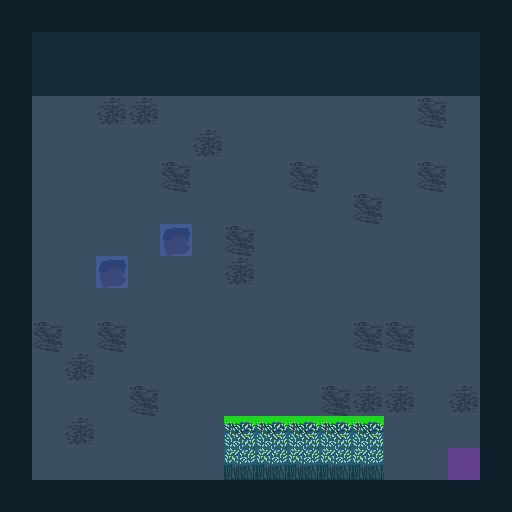

This game map was drawn from its Tiled (.tmx) file and the tilesets committed beside it. A one-line description and the full map source follow:
An orthogonal 16x16 tile map with 32x32 px tiles, 5 tile layers (FloorAuto_values, FloorAuto, Grass_values, Grass, ...), 6 tilesets and 2 objects (Chest, Enemy).

<map version="1.4" tiledversion="1.4.2" orientation="orthogonal" renderorder="right-down" compressionlevel="0" width="16" height="16" tilewidth="32" tileheight="32" infinite="0" backgroundcolor="#696A79" nextlayerid="7" nextobjectid="1"><tileset firstgid="1" name="MRMOTEXT" tilewidth="8" tileheight="8" tilecount="512" columns="32" objectalignment="topleft" margin="0" spacing="0"><image source="../../../images/MRMOTEXT.png" width="256" height="128" /></tileset><tileset firstgid="513" name="GrassClean" tilewidth="32" tileheight="32" tilecount="12" columns="3" objectalignment="topleft" margin="0" spacing="0"><image source="../../../images/GrassClean.png" width="87" height="122" /></tileset><tileset firstgid="525" name="TilesClean" tilewidth="32" tileheight="32" tilecount="920" columns="40" objectalignment="topleft" margin="0" spacing="0"><image source="../../../images/TilesClean.png" width="1280" height="736" /></tileset><tileset firstgid="1445" name="Regions" tilewidth="32" tileheight="32" tilecount="6" columns="6" objectalignment="topleft"><image source="Regions.intgrid.png" width="192" height="32" /></tileset><tileset firstgid="1451" name="Grass" tilewidth="32" tileheight="32" tilecount="2" columns="2" objectalignment="topleft"><image source="Grass.intgrid.png" width="64" height="32" /></tileset><tileset firstgid="1453" name="FloorAuto" tilewidth="32" tileheight="32" tilecount="9" columns="9" objectalignment="topleft"><image source="FloorAuto.intgrid.png" width="288" height="32" /></tileset><layer id="1" name="FloorAuto_values" width="16" height="16" opacity="1"><data encoding="csv">1455,1455,1455,1455,1455,1455,1455,1455,1455,1455,1455,1455,1455,1455,1455,1455,1455,1461,1461,1461,1461,1461,1461,1461,1461,1461,1461,1461,1461,1461,1461,1455,1455,1461,1461,1461,1461,1461,1461,1461,1461,1461,1461,1461,1461,1461,1461,1455,1455,1453,1453,1453,1453,1453,1453,1453,1453,1453,1453,1453,1453,1453,1453,1455,1455,1453,1453,1453,1453,1453,1453,1453,1453,1453,1453,1453,1453,1453,1453,1455,1455,1453,1453,1453,1453,1453,1453,1453,1453,1453,1453,1453,1453,1453,1453,1455,1455,1453,1453,1453,1453,1453,1453,1453,1453,1453,1453,1453,1453,1453,1453,1455,1455,1453,1453,1453,1453,1460,1453,1453,1453,1453,1453,1453,1453,1453,1453,1455,1455,1453,1453,1460,1453,1453,1453,1453,1453,1453,1453,1453,1453,1453,1453,1455,1455,1453,1453,1453,1453,1453,1453,1453,1453,1453,1453,1453,1453,1453,1453,1455,1455,1453,1453,1453,1453,1453,1453,1453,1453,1453,1453,1453,1453,1453,1453,1455,1455,1453,1453,1453,1453,1453,1453,1453,1453,1453,1453,1453,1453,1453,1453,1455,1455,1453,1453,1453,1453,1453,1453,1453,1453,1453,1453,1453,1453,1453,1453,1455,1455,1453,1453,1453,1453,1453,1453,1453,1453,1453,1453,1453,1453,1453,1453,1455,1455,1453,1453,1453,1453,1453,1453,1453,1453,1453,1453,1453,1453,1453,1453,1455,1455,1455,1455,1455,1455,1455,1455,1455,1455,1455,1455,1455,1455,1455,1455,1455</data></layer><layer id="2" name="FloorAuto" width="16" height="16" opacity="1"><data encoding="csv">568,568,568,568,568,568,568,568,568,568,568,568,568,568,568,568,568,662,662,662,662,662,662,662,662,662,662,662,662,662,662,568,568,662,662,662,662,662,662,662,662,662,662,662,662,662,662,568,568,990,990,1030,1030,990,990,990,990,990,990,990,990,989,990,568,568,990,990,990,990,990,1030,990,990,990,990,990,990,990,990,568,568,990,990,990,990,989,990,990,990,989,990,990,990,989,990,568,568,990,990,990,990,990,990,990,990,990,990,989,990,990,990,568,568,990,990,990,990,984,990,989,990,990,990,990,990,990,990,568,568,990,990,984,990,990,990,1030,990,990,990,990,990,990,990,568,568,990,990,990,990,990,990,990,990,990,990,990,990,990,990,568,568,989,990,989,990,990,990,990,990,990,990,989,989,990,990,568,568,990,1030,990,990,990,990,990,990,990,990,990,990,990,990,568,568,990,990,990,989,990,990,990,990,990,989,1030,1030,990,1030,568,568,990,1030,990,990,990,990,990,990,990,990,990,990,990,990,568,568,990,990,990,990,990,990,990,990,990,990,1030,990,990,990,568,568,568,568,568,568,568,568,568,568,568,568,568,568,568,568,568</data></layer><layer id="3" name="Grass_values" width="16" height="16" opacity="1"><data encoding="csv">0,0,0,0,0,0,0,0,0,0,0,0,0,0,0,0,0,0,0,0,0,0,0,0,0,0,0,0,0,0,0,0,0,0,0,0,0,0,0,0,0,0,0,0,0,0,0,0,0,0,0,0,0,0,0,0,0,0,0,0,0,0,0,0,0,0,0,0,0,0,0,0,0,0,0,0,0,0,0,0,0,0,0,0,0,0,0,0,0,0,0,0,0,0,0,0,0,0,0,0,0,0,0,0,0,0,0,0,0,0,0,0,0,0,0,0,0,0,0,0,0,0,0,0,0,0,0,0,0,0,0,0,0,0,0,0,0,0,0,0,0,0,0,0,0,0,0,0,0,0,0,0,0,0,0,0,0,0,0,0,0,0,0,0,0,0,0,0,0,0,0,0,0,0,0,0,0,0,0,0,0,0,0,0,0,0,0,0,0,0,0,0,0,0,0,0,0,0,0,0,0,0,0,0,0,0,0,0,0,0,0,0,0,0,0,1451,1451,1451,1451,1451,0,0,0,0,0,0,0,0,0,0,0,1452,1452,1452,1452,1452,0,0,0,0,0,0,0,0,0,0,0,0,0,0,0,0,0,0,0,0</data></layer><layer id="4" name="Grass" width="16" height="16" opacity="1"><data encoding="csv">0,0,0,0,0,0,0,0,0,0,0,0,0,0,0,0,0,0,0,0,0,0,0,0,0,0,0,0,0,0,0,0,0,0,0,0,0,0,0,0,0,0,0,0,0,0,0,0,0,0,0,0,0,0,0,0,0,0,0,0,0,0,0,0,0,0,0,0,0,0,0,0,0,0,0,0,0,0,0,0,0,0,0,0,0,0,0,0,0,0,0,0,0,0,0,0,0,0,0,0,0,0,0,0,0,0,0,0,0,0,0,0,0,0,0,0,0,0,0,0,0,0,0,0,0,0,0,0,0,0,0,0,0,0,0,0,0,0,0,0,0,0,0,0,0,0,0,0,0,0,0,0,0,0,0,0,0,0,0,0,0,0,0,0,0,0,0,0,0,0,0,0,0,0,0,0,0,0,0,0,0,0,0,0,0,0,0,0,0,0,0,0,0,0,0,0,0,0,0,0,0,0,0,0,0,0,0,0,0,0,0,0,0,0,0,953,953,953,953,953,0,0,0,0,0,0,0,0,0,0,0,1073,1073,1073,1073,1073,0,0,0,0,0,0,0,0,0,0,0,0,0,0,0,0,0,0,0,0</data></layer><layer id="5" name="Regions" width="16" height="16" opacity="0.5"><data encoding="csv">0,0,0,0,0,0,0,0,0,0,0,0,0,0,0,0,0,0,0,0,0,0,0,0,0,0,0,0,0,0,0,0,0,0,0,0,0,0,0,0,0,0,0,0,0,0,0,0,0,0,0,0,0,0,0,0,0,0,0,0,0,0,0,0,0,0,0,0,0,0,0,0,0,0,0,0,0,0,0,0,0,0,0,0,0,0,0,0,0,0,0,0,0,0,0,0,0,0,0,0,0,0,0,0,0,0,0,0,0,0,0,0,0,0,0,0,0,1447,0,0,0,0,0,0,0,0,0,0,0,0,0,1447,0,0,0,0,0,0,0,0,0,0,0,0,0,0,0,0,0,0,0,0,0,0,0,0,0,0,0,0,0,0,0,0,0,0,0,0,0,0,0,0,0,0,0,0,0,0,0,0,0,0,0,0,0,0,0,0,0,0,0,0,0,0,0,0,0,0,0,0,0,0,0,0,0,0,0,0,0,0,0,0,0,0,0,0,0,0,0,0,0,0,0,0,0,0,0,0,0,0,0,0,0,0,0,0,0,0,1445,0,0,0,0,0,0,0,0,0,0,0,0,0,0,0,0,0</data></layer><objectgroup id="6" name="Entities"><object name="Chest" x="224" y="192" width="32" height="32"><properties><property name="__anchorX" type="int" value="224" /><property name="__anchorY" type="int" value="192" /><property name="__cx" type="int" value="7" /><property name="__cy" type="int" value="6" /><property name="ChestTypes" value="SwordChest" /></properties></object><object name="Enemy" x="384" y="96" width="32" height="32"><properties><property name="__anchorX" type="int" value="384" /><property name="__anchorY" type="int" value="96" /><property name="__cx" type="int" value="12" /><property name="__cy" type="int" value="3" /><property name="EnemyTypes" value="Grunt" /><property name="Path_0" value="11,3" /><property name="Path_1" value="10,3" /><property name="Path_2" value="9,3" /><property name="Path_3" value="9,4" /><property name="Path_4" value="9,5" /><property name="Path_5" value="10,5" /><property name="Path_6" value="11,5" /><property name="Path_7" value="12,5" /><property name="Path_8" value="12,4" /><property name="Path_9" value="12,3" /></properties></object></objectgroup></map>
